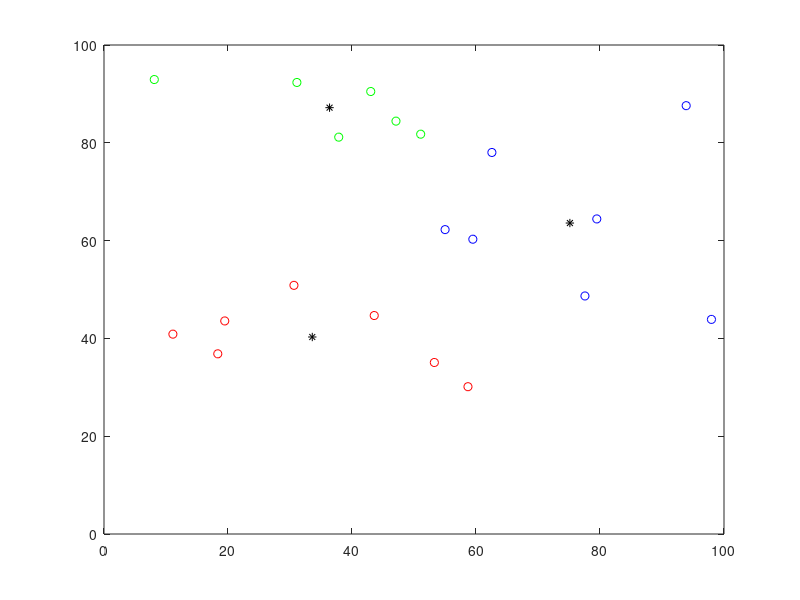

MATLAB code to generate this figure:
K = 3;
center = zeros(K,2);
xrange = 100;
yrange = 100;
capacity = 32;

load dataset;
load demand;
datanum = size(dataset, 1);

for i = 1:K
    center(i,1) = rand * 33+33*(i-1);
    center(i,2) = rand * yrange;
end

epsilon = 0.01;
gap = 2;
type = zeros(datanum,1);
iter = 1;

while gap >= epsilon
    for i = 1:datanum
        datax = dataset(i,1);
        datay = dataset(i,2);
        mindist = inf;
        for j = 1:K
            currentdist = sqrt((datax - center(j,1))^2+(datay - center(j,2))^2);
            if currentdist < mindist
                mindist = currentdist;
                type(i) = j;
            end
        end
    end
    newcenter = zeros(K,2);
    sumation = zeros(K,2);
    count = zeros(K,1);
    k_demand = zeros(K,1);
    for i = 1:datanum
        tt = type(i);
        k_demand(tt) = k_demand(tt)+demand(i);
        sumation(tt,1) = sumation(tt,1) + dataset(i,1);
        sumation(tt,2) = sumation(tt,2) + dataset(i,2);
        count(tt) = count(tt)+1;
    end
    gap = 0;
    for i = 1:K
        newcenter(i,1) = sumation(i,1)/count(i);
        newcenter(i,2) = sumation(i,2)/count(i);
        gap = gap + sqrt((newcenter(i,1)-center(i,1))^2+(newcenter(i,1)-center(i,1))^2);
        center(i,1) = newcenter(i,1);
        center(i,2) = newcenter(i,2);
    end
end
for i = 1:datanum
    switch type(i)
        case 1  
            plot(dataset(i,1),dataset(i,2),'ro');
            axis([0 100 0 100]);
            hold on;            
        case 2 
            plot(dataset(i,1),dataset(i,2),'go');
            hold on;
        case 3 
            plot(dataset(i,1),dataset(i,2),'bo');
            hold on;
    end
end
for i = 1:K
    plot(center(i,1),center(i,2),'k*');
end
hold off;
k_demand

% dist = zeros(datanum*K,1);
% for i = 1:length(dist)
%     clusterindex = floor(i/datanum)+1;
%     if i - (clusterindex-1)*datanum == 0
%         clusterindex = clusterindex - 1;
%     end
%     num = i - (clusterindex-1)*datanum;
%     datax = dataset(num,1);
%     datay = dataset(num,2);
%     dist(i) = sqrt((datax-center(clusterindex,1))^2+(datay-center(clusterindex,2))^2);
% end
% dist;
% results = FCM(dist,K,capacity,demand);



 
        